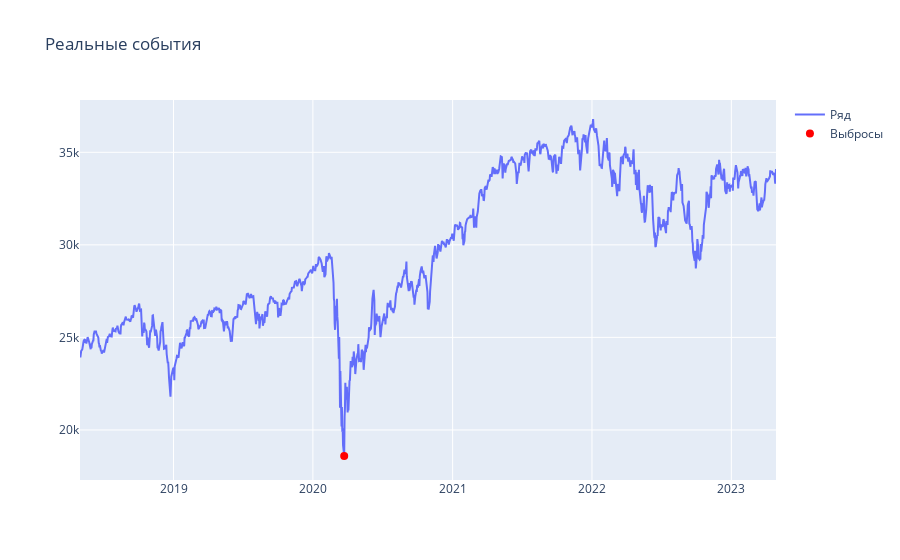
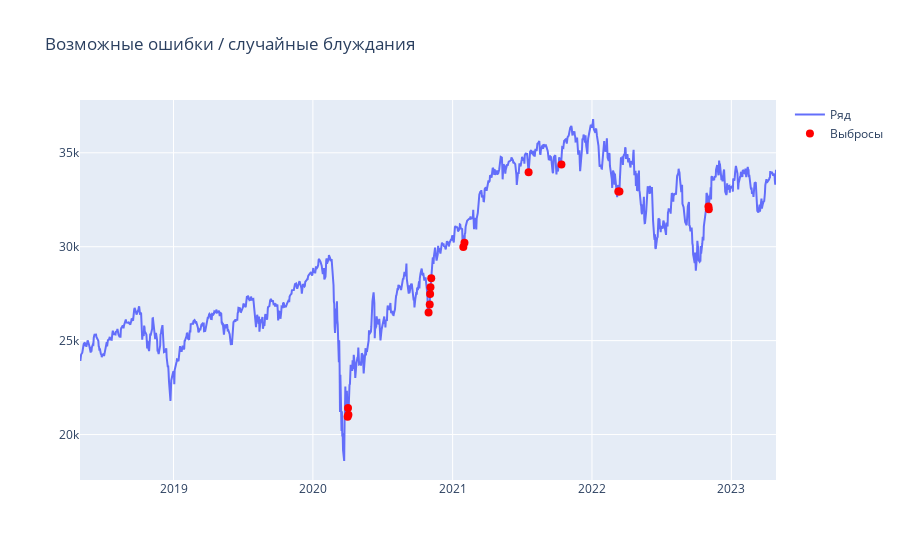

Here is the notebook cell these charts were saved with, in order:
### Code cell
# Детектирование несколькими методами
outliers_iqr = iqr_outliers(df['Close'], window=30)
outliers_vol = vol_outliers(df['Close'], window=30)

# Консенсус (выброс если минимум 2 метода)
consensus = outliers_iqr | outliers_vol

# Фильтрация по объему (для финансов)
high_volume = df['Volume'] > 2 * df['Volume'].median()
real_events = consensus & high_volume
potential_errors = consensus & ~high_volume

plot_outliers(df['Close'], real_events, "Реальные события")
plot_outliers(df['Close'], potential_errors, "Возможные ошибки / случайные блуждания")

### Figure 1 — Plotly figure (JSON) as saved in the notebook; plotly's stock layout.template omitted (floating-point values rounded to 4 significant figures; data arrays with more than 128 entries replaced by an {"elided": "..."} marker saying what was removed)
{"data": [{"mode": "lines", "name": "Ряд", "type": "scatter", "x": {"elided": "1258 str values"}, "y": {"elided": "1258 float values"}}, {"marker": {"color": "red", "size": 8}, "mode": "markers", "name": "Выбросы", "type": "scatter", "x": ["2020-03-23T00:00:00.000000000"], "y": [18590.0]}], "layout": {"title": {"text": "Реальные события"}}}

### Figure 2 — Plotly figure (JSON) as saved in the notebook; plotly's stock layout.template omitted (floating-point values rounded to 4 significant figures; data arrays with more than 128 entries replaced by an {"elided": "..."} marker saying what was removed)
{"data": [{"mode": "lines", "name": "Ряд", "type": "scatter", "x": {"elided": "1258 str values"}, "y": {"elided": "1258 float values"}}, {"marker": {"color": "red", "size": 8}, "mode": "markers", "name": "Выбросы", "type": "scatter", "x": ["2022-11-03T00:00:00.000000000", "2022-11-02T00:00:00.000000000", "2022-03-14T00:00:00.000000000", "2022-03-11T00:00:00.000000000", "2021-10-13T00:00:00.000000000", "2021-07-19T00:00:00.000000000", "2021-02-01T00:00:00.000000000", "2021-01-29T00:00:00.000000000", "2020-11-06T00:00:00.000000000", "2020-11-04T00:00:00.000000000", "2020-11-03T00:00:00.000000000", "2020-11-02T00:00:00.000000000", "2020-10-30T00:00:00.000000000", "2020-04-03T00:00:00.000000000", "2020-04-02T00:00:00.000000000", "2020-04-01T00:00:00.000000000"], "y": [32000.0, 32150.0, 32950.0, 32940.0, 34380.0, 33960.0, 30210.0, 29980.0, 28320.0, 27850.0, 27480.0, 26930.0, 26500.0, 21050.0, 21410.0, 20940.0]}], "layout": {"title": {"text": "Возможные ошибки / случайные блуждания"}}}
